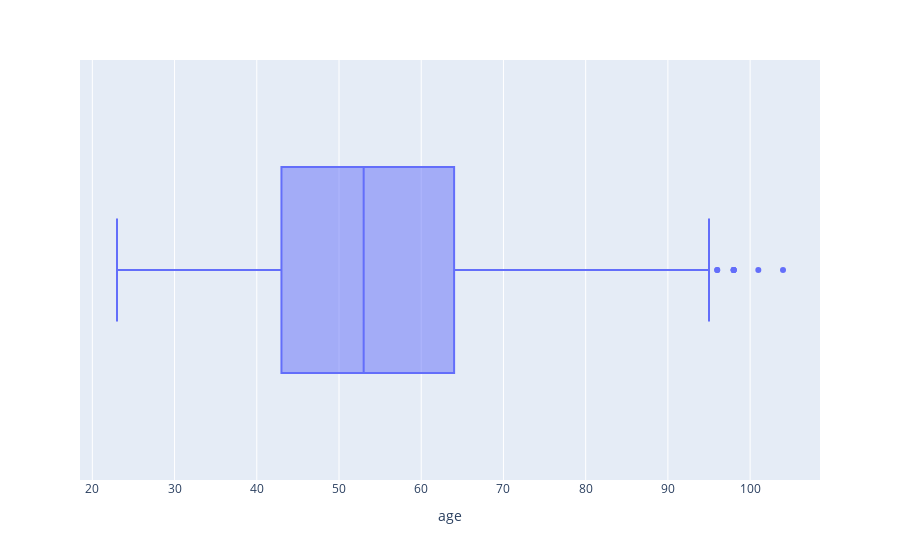

Write notebook code for a chart like this one.
### Code cell
px.box(df, df.age)

### Figure 1 — Plotly figure (JSON) as saved in the notebook; plotly's stock layout.template omitted (floating-point values rounded to 4 significant figures; data arrays with more than 128 entries replaced by an {"elided": "..."} marker saying what was removed)
{"data": [{"alignmentgroup": "True", "hovertemplate": "age=%{x}<extra></extra>", "legendgroup": "", "marker": {"color": "#636efa"}, "name": "", "notched": false, "offsetgroup": "", "orientation": "h", "showlegend": false, "type": "box", "x": {"elided": "1817 int values"}, "x0": " ", "xaxis": "x", "y0": " ", "yaxis": "y"}], "layout": {"boxmode": "group", "legend": {"tracegroupgap": 0}, "margin": {"t": 60}, "xaxis": {"anchor": "y", "domain": [0, 1], "title": {"text": "age"}}, "yaxis": {"anchor": "x", "domain": [0, 1]}}}
